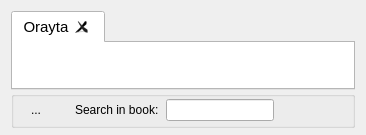
  <widget class="QWidget" name="centralWidget">
   <property name="sizePolicy">
    <sizepolicy hsizetype="Expanding" vsizetype="Expanding">
     <horstretch>1</horstretch>
     <verstretch>1</verstretch>
    </sizepolicy>
   </property>
   <property name="layoutDirection">
    <enum>Qt::LeftToRight</enum>
   </property>
   <layout class="QVBoxLayout" name="verticalLayout_2">
    <property name="bottomMargin">
     <number>7</number>
    </property>
    <item>
     <layout class="QVBoxLayout" name="verticalLayout_12">
      <property name="spacing">
       <number>1</number>
      </property>
      <property name="topMargin">
       <number>0</number>
      </property>
      <item>
       <widget class="QTabWidget" name="viewTab">
        <property name="palette">
         <palette>
          <active>
           <colorrole role="WindowText">
            <brush brushstyle="SolidPattern">
             <color alpha="255">
              <red>0</red>
              <green>0</green>
              <blue>0</blue>
             </color>
            </brush>
           </colorrole>
           <colorrole role="Button">
            <brush brushstyle="SolidPattern">
             <color alpha="255">
              <red>255</red>
              <green>255</green>
              <blue>255</blue>
             </color>
            </brush>
           </colorrole>
           <colorrole role="Light">
            <brush brushstyle="SolidPattern">
             <color alpha="255">
              <red>255</red>
              <green>255</green>
              <blue>255</blue>
             </color>
            </brush>
           </colorrole>
           <colorrole role="Midlight">
            <brush brushstyle="SolidPattern">
             <color alpha="255">
              <red>255</red>
              <green>255</green>
              <blue>255</blue>
             </color>
            </brush>
           </colorrole>
           <colorrole role="Dark">
            <brush brushstyle="SolidPattern">
             <color alpha="255">
              <red>127</red>
              <green>127</green>
              <blue>127</blue>
             </color>
            </brush>
           </colorrole>
           <colorrole role="Mid">
            <brush brushstyle="SolidPattern">
             <color alpha="255">
              <red>170</red>
              <green>170</green>
              <blue>170</blue>
             </color>
            </brush>
           </colorrole>
           <colorrole role="Text">
            <brush brushstyle="SolidPattern">
             <color alpha="255">
              <red>0</red>
              <green>0</green>
              <blue>0</blue>
             </color>
            </brush>
           </colorrole>
           <colorrole role="BrightText">
            <brush brushstyle="SolidPattern">
             <color alpha="255">
              <red>255</red>
              <green>255</green>
              <blue>255</blue>
             </color>
            </brush>
           </colorrole>
           <colorrole role="ButtonText">
            <brush brushstyle="SolidPattern">
             <color alpha="255">
              <red>0</red>
              <green>0</green>
              <blue>0</blue>
             </color>
            </brush>
           </colorrole>
           <colorrole role="Base">
            <brush brushstyle="SolidPattern">
             <color alpha="255">
              <red>255</red>
              <green>255</green>
              <blue>255</blue>
             </color>
            </brush>
           </colorrole>
           <colorrole role="Window">
            <brush brushstyle="SolidPattern">
             <color alpha="255">
              <red>255</red>
              <green>255</green>
              <blue>255</blue>
             </color>
            </brush>
           </colorrole>
           <colorrole role="Shadow">
            <brush brushstyle="SolidPattern">
             <color alpha="255">
              <red>0</red>
              <green>0</green>
              <blue>0</blue>
             </color>
            </brush>
           </colorrole>
           <colorrole role="AlternateBase">
            <brush brushstyle="SolidPattern">
             <color alpha="255">
              <red>255</red>
              <green>255</green>
              <blue>255</blue>
             </color>
            </brush>
           </colorrole>
           <colorrole role="ToolTipBase">
            <brush brushstyle="SolidPattern">
             <color alpha="255">
              <red>255</red>
              <green>255</green>
              <blue>220</blue>
             </color>
            </brush>
           </colorrole>
           <colorrole role="ToolTipText">
            <brush brushstyle="SolidPattern">
             <color alpha="255">
              <red>0</red>
              <green>0</green>
              <blue>0</blue>
             </color>
            </brush>
           </colorrole>
          </active>
          <inactive>
           <colorrole role="WindowText">
            <brush brushstyle="SolidPattern">
             <color alpha="255">
              <red>0</red>
              <green>0</green>
              <blue>0</blue>
             </color>
            </brush>
           </colorrole>
           <colorrole role="Button">
            <brush brushstyle="SolidPattern">
             <color alpha="255">
              <red>255</red>
              <green>255</green>
              <blue>255</blue>
             </color>
            </brush>
           </colorrole>
           <colorrole role="Light">
            <brush brushstyle="SolidPattern">
             <color alpha="255">
              <red>255</red>
              <green>255</green>
              <blue>255</blue>
             </color>
            </brush>
           </colorrole>
           <colorrole role="Midlight">
            <brush brushstyle="SolidPattern">
             <color alpha="255">
              <red>255</red>
              <green>255</green>
              <blue>255</blue>
             </color>
            </brush>
           </colorrole>
           <colorrole role="Dark">
            <brush brushstyle="SolidPattern">
             <color alpha="255">
              <red>127</red>
              <green>127</green>
              <blue>127</blue>
             </color>
            </brush>
           </colorrole>
           <colorrole role="Mid">
            <brush brushstyle="SolidPattern">
             <color alpha="255">
              <red>170</red>
              <green>170</green>
              <blue>170</blue>
             </color>
            </brush>
           </colorrole>
           <colorrole role="Text">
            <brush brushstyle="SolidPattern">
             <color alpha="255">
              <red>0</red>
              <green>0</green>
              <blue>0</blue>
             </color>
            </brush>
           </colorrole>
           <colorrole role="BrightText">
            <brush brushstyle="SolidPattern">
             <color alpha="255">
              <red>255</red>
              <green>255</green>
              <blue>255</blue>
             </color>
            </brush>
           </colorrole>
           <colorrole role="ButtonText">
            <brush brushstyle="SolidPattern">
             <color alpha="255">
              <red>0</red>
              <green>0</green>
              <blue>0</blue>
             </color>
            </brush>
           </colorrole>
           <colorrole role="Base">
            <brush brushstyle="SolidPattern">
             <color alpha="255">
              <red>255</red>
              <green>255</green>
              <blue>255</blue>
             </color>
            </brush>
           </colorrole>
           <colorrole role="Window">
            <brush brushstyle="SolidPattern">
             <color alpha="255">
              <red>255</red>
              <green>255</green>
              <blue>255</blue>
             </color>
            </brush>
           </colorrole>
           <colorrole role="Shadow">
            <brush brushstyle="SolidPattern">
             <color alpha="255">
              <red>0</red>
              <green>0</green>
              <blue>0</blue>
             </color>
            </brush>
           </colorrole>
           <colorrole role="AlternateBase">
            <brush brushstyle="SolidPattern">
             <color alpha="255">
              <red>255</red>
              <green>255</green>
              <blue>255</blue>
             </color>
            </brush>
           </colorrole>
           <colorrole role="ToolTipBase">
            <brush brushstyle="SolidPattern">
             <color alpha="255">
              <red>255</red>
              <green>255</green>
              <blue>220</blue>
             </color>
            </brush>
           </colorrole>
           <colorrole role="ToolTipText">
            <brush brushstyle="SolidPattern">
             <color alpha="255">
              <red>0</red>
              <green>0</green>
              <blue>0</blue>
             </color>
            </brush>
           </colorrole>
          </inactive>
          <disabled>
           <colorrole role="WindowText">
            <brush brushstyle="SolidPattern">
             <color alpha="255">
              <red>127</red>
              <green>127</green>
              <blue>127</blue>
             </color>
            </brush>
           </colorrole>
           <colorrole role="Button">
            <brush brushstyle="SolidPattern">
             <color alpha="255">
              <red>255</red>
              <green>255</green>
              <blue>255</blue>
             </color>
            </brush>
           </colorrole>
           <colorrole role="Light">
            <brush brushstyle="SolidPattern">
             <color alpha="255">
              <red>255</red>
              <green>255</green>
              <blue>255</blue>
             </color>
            </brush>
           </colorrole>
           <colorrole role="Midlight">
            <brush brushstyle="SolidPattern">
             <color alpha="255">
              <red>255</red>
              <green>255</green>
              <blue>255</blue>
             </color>
            </brush>
           </colorrole>
           <colorrole role="Dark">
            <brush brushstyle="SolidPattern">
             <color alpha="255">
              <red>127</red>
              <green>127</green>
              <blue>127</blue>
             </color>
            </brush>
           </colorrole>
           <colorrole role="Mid">
            <brush brushstyle="SolidPattern">
             <color alpha="255">
              <red>170</red>
              <green>170</green>
              <blue>170</blue>
             </color>
            </brush>
           </colorrole>
           <colorrole role="Text">
            <brush brushstyle="SolidPattern">
             <color alpha="255">
              <red>127</red>
              <green>127</green>
              <blue>127</blue>
             </color>
            </brush>
           </colorrole>
           <colorrole role="BrightText">
            <brush brushstyle="SolidPattern">
             <color alpha="255">
              <red>255</red>
              <green>255</green>
              <blue>255</blue>
             </color>
            </brush>
           </colorrole>
           <colorrole role="ButtonText">
            <brush brushstyle="SolidPattern">
             <color alpha="255">
              <red>127</red>
              <green>127</green>
              <blue>127</blue>
             </color>
            </brush>
           </colorrole>
           <colorrole role="Base">
            <brush brushstyle="SolidPattern">
             <color alpha="255">
              <red>255</red>
              <green>255</green>
              <blue>255</blue>
             </color>
            </brush>
           </colorrole>
           <colorrole role="Window">
            <brush brushstyle="SolidPattern">
             <color alpha="255">
              <red>255</red>
              <green>255</green>
              <blue>255</blue>
             </color>
            </brush>
           </colorrole>
           <colorrole role="Shadow">
            <brush brushstyle="SolidPattern">
             <color alpha="255">
              <red>0</red>
              <green>0</green>
              <blue>0</blue>
             </color>
            </brush>
           </colorrole>
           <colorrole role="AlternateBase">
            <brush brushstyle="SolidPattern">
             <color alpha="255">
              <red>255</red>
              <green>255</green>
              <blue>255</blue>
             </color>
            </brush>
           </colorrole>
           <colorrole role="ToolTipBase">
            <brush brushstyle="SolidPattern">
             <color alpha="255">
              <red>255</red>
              <green>255</green>
              <blue>220</blue>
             </color>
            </brush>
           </colorrole>
           <colorrole role="ToolTipText">
            <brush brushstyle="SolidPattern">
             <color alpha="255">
              <red>0</red>
              <green>0</green>
              <blue>0</blue>
             </color>
            </brush>
           </colorrole>
          </disabled>
         </palette>
        </property>
        <property name="font">
         <font>
          <pointsize>11</pointsize>
         </font>
        </property>
        <property name="layoutDirection">
         <enum>Qt::LeftToRight</enum>
        </property>
        <property name="currentIndex">
         <number>0</number>
        </property>
        <property name="iconSize">
         <size>
          <width>18</width>
          <height>18</height>
         </size>
        </property>
        <property name="tabsClosable">
         <bool>true</bool>
        </property>
        <property name="movable">
         <bool>true</bool>
        </property>
        <widget class="QWidget" name="tab1">
         <attribute name="title">
          <string>Orayta</string>
         </attribute>
         <layout class="QHBoxLayout" name="horizontalLayout_6">
          <item>
           <widget class="QToolButton" name="newTabButton">
            <property name="toolTip">
             <string>Open new tab</string>
            </property>
            <property name="text">
             <string/>
            </property>
            <property name="icon">
             <iconset resource="Orayta.qrc">
              <normaloff>:/Icons/tab-new.png</normaloff>:/Icons/tab-new.png</iconset>
            </property>
            <property name="iconSize">
             <size>
              <width>18</width>
              <height>18</height>
             </size>
            </property>
            <property name="autoRaise">
             <bool>true</bool>
            </property>
           </widget>
          </item>
          <item>
           <widget class="QToolButton" name="topButton">
            <property name="toolTip">
             <string>Jump to top</string>
            </property>
            <property name="text">
             <string/>
            </property>
            <property name="icon">
             <iconset resource="Orayta.qrc">
              <normaloff>:/Icons/arrow-up.png</normaloff>:/Icons/arrow-up.png</iconset>
            </property>
            <property name="iconSize">
             <size>
              <width>18</width>
              <height>18</height>
             </size>
            </property>
            <property name="checkable">
             <bool>false</bool>
            </property>
            <property name="toolButtonStyle">
             <enum>Qt::ToolButtonIconOnly</enum>
            </property>
            <property name="autoRaise">
             <bool>true</bool>
            </property>
           </widget>
          </item>
          <item>
           <widget class="QToolButton" name="zoomoutButton">
            <property name="toolTip">
             <string>Zoom out</string>
            </property>
            <property name="text">
             <string/>
            </property>
            <property name="icon">
             <iconset resource="Orayta.qrc">
              <normaloff>:/Icons/zoom-out.png</normaloff>:/Icons/zoom-out.png</iconset>
            </property>
            <property name="iconSize">
             <size>
              <width>18</width>
              <height>18</height>
             </size>
            </property>
            <property name="checkable">
             <bool>false</bool>
            </property>
            <property name="toolButtonStyle">
             <enum>Qt::ToolButtonIconOnly</enum>
            </property>
            <property name="autoRaise">
             <bool>true</bool>
            </property>
           </widget>
          </item>
          <item>
           <widget class="QToolButton" name="zoominButton">
            <property name="toolTip">
             <string>Zoom in</string>
            </property>
            <property name="text">
             <string/>
            </property>
            <property name="icon">
             <iconset resource="Orayta.qrc">
              <normaloff>:/Icons/zoom-in.png</normaloff>:/Icons/zoom-in.png</iconset>
            </property>
            <property name="iconSize">
             <size>
              <width>18</width>
              <height>18</height>
             </size>
            </property>
            <property name="checkable">
             <bool>false</bool>
            </property>
            <property name="toolButtonStyle">
             <enum>Qt::ToolButtonIconOnly</enum>
            </property>
            <property name="autoRaise">
             <bool>true</bool>
            </property>
           </widget>
          </item>
          <item>
           <widget class="QToolButton" name="showSearchBarButton">
            <property name="toolTip">
             <string>Search in current books</string>
            </property>
            <property name="text">
             <string/>
            </property>
            <property name="icon">
             <iconset resource="Orayta.qrc">
              <normaloff>:/Icons/edit-find.png</normaloff>:/Icons/edit-find.png</iconset>
            </property>
            <property name="iconSize">
             <size>
              <width>18</width>
              <height>18</height>
             </size>
            </property>
            <property name="checkable">
             <bool>true</bool>
            </property>
            <property name="checked">
             <bool>false</bool>
            </property>
            <property name="toolButtonStyle">
             <enum>Qt::ToolButtonIconOnly</enum>
            </property>
            <property name="autoRaise">
             <bool>true</bool>
            </property>
           </widget>
          </item>
         </layout>
        </widget>
       </widget>
      </item>
      <item>
       <widget class="QGroupBox" name="searchGroupBX">
        <property name="enabled">
         <bool>true</bool>
        </property>
        <property name="layoutDirection">
         <enum>Qt::LeftToRight</enum>
        </property>
        <layout class="QHBoxLayout" name="horizontalLayout_3">
         <property name="spacing">
          <number>7</number>
         </property>
         <property name="leftMargin">
          <number>10</number>
         </property>
         <property name="topMargin">
          <number>0</number>
         </property>
         <property name="rightMargin">
          <number>10</number>
         </property>
         <property name="bottomMargin">
          <number>2</number>
         </property>
         <item>
          <widget class="QToolButton" name="hideSearchButton">
           <property name="styleSheet">
            <string notr="true"/>
           </property>
           <property name="text">
            <string>...</string>
           </property>
           <property name="icon">
            <iconset resource="Orayta.qrc">
             <normaloff>:/Icons/edit-delete.png</normaloff>:/Icons/edit-delete.png</iconset>
           </property>
           <property name="autoRaise">
            <bool>true</bool>
           </property>
          </widget>
         </item>
         <item>
          <spacer name="horizontalSpacer">
           <property name="orientation">
            <enum>Qt::Horizontal</enum>
           </property>
           <property name="sizeType">
            <enum>QSizePolicy::Maximum</enum>
           </property>
           <property name="sizeHint" stdset="0">
            <size>
             <width>20</width>
             <height>20</height>
            </size>
           </property>
          </spacer>
         </item>
         <item>
          <widget class="QLabel" name="label">
           <property name="text">
            <string>Search in book:</string>
           </property>
          </widget>
         </item>
         <item>
          <widget class="QLineEdit" name="lineEdit">
           <property name="layoutDirection">
            <enum>Qt::LeftToRight</enum>
           </property>
          </widget>
         </item>
         <item>
          <widget class="QToolButton" name="searchBackward">
           <property name="toolTip">
            <string>Search backwards in book</string>
           </property>
           <property name="text">
            <string/>
           </property>
           <property name="icon">
            <iconset resource="Orayta.qrc">
             <normaloff>:/Icons/search-left.png</normaloff>:/Icons/search-left.png</iconset>
           </property>
           <property name="iconSize">
            <size>
             <width>19</width>
             <height>19</height>
            </size>
           </property>
           <property name="checkable">
            <bool>false</bool>
           </property>
           <property name="toolButtonStyle">
            <enum>Qt::ToolButtonIconOnly</enum>
           </property>
           <property name="autoRaise">
            <bool>true</bool>
           </property>
          </widget>
         </item>
         <item>
          <widget class="QToolButton" name="searchForward">
           <property name="toolTip">
            <string>Search forward in book</string>
           </property>
           <property name="text">
            <string/>
           </property>
           <property name="icon">
            <iconset resource="Orayta.qrc">
             <normaloff>:/Icons/search-right.png</normaloff>:/Icons/search-right.png</iconset>
           </property>
           <property name="iconSize">
            <size>
             <width>19</width>
             <height>19</height>
            </size>
           </property>
           <property name="checkable">
            <bool>false</bool>
           </property>
           <property name="toolButtonStyle">
            <enum>Qt::ToolButtonIconOnly</enum>
           </property>
           <property name="autoRaise">
            <bool>true</bool>
           </property>
          </widget>
         </item>
        </layout>
       </widget>
      </item>
     </layout>
    </item>
   </layout>
  </widget>
